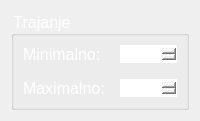
     <widget class="QWidget" name="tab_2">
      <attribute name="title">
       <string>Trajanje</string>
      </attribute>
      <layout class="QGridLayout" name="gridLayout_4">
       <item row="0" column="0">
        <widget class="QGroupBox" name="groupBox_2">
         <property name="maximumSize">
          <size>
           <width>600</width>
           <height>100</height>
          </size>
         </property>
         <property name="font">
          <font>
           <pointsize>12</pointsize>
          </font>
         </property>
         <property name="styleSheet">
          <string notr="true">color: white</string>
         </property>
         <property name="title">
          <string>Trajanje</string>
         </property>
         <layout class="QGridLayout" name="gridLayout_3">
          <item row="0" column="0">
           <layout class="QFormLayout" name="formLayout">
            <property name="horizontalSpacing">
             <number>15</number>
            </property>
            <property name="verticalSpacing">
             <number>15</number>
            </property>
            <item row="0" column="0">
             <widget class="QLabel" name="label">
              <property name="font">
               <font>
                <pointsize>12</pointsize>
               </font>
              </property>
              <property name="text">
               <string>Minimalno:</string>
              </property>
             </widget>
            </item>
            <item row="0" column="1">
             <widget class="QSpinBox" name="spinBox">
              <property name="styleSheet">
               <string notr="true">color: white; border: 1px solid white;</string>
              </property>
             </widget>
            </item>
            <item row="1" column="0">
             <widget class="QLabel" name="label_2">
              <property name="font">
               <font>
                <pointsize>12</pointsize>
               </font>
              </property>
              <property name="text">
               <string>Maximalno:</string>
              </property>
             </widget>
            </item>
            <item row="1" column="1">
             <widget class="QSpinBox" name="spinBox_2">
              <property name="styleSheet">
               <string notr="true">color: white; border: 1px solid white;</string>
              </property>
             </widget>
            </item>
           </layout>
          </item>
         </layout>
        </widget>
       </item>
      </layout>
     </widget>
